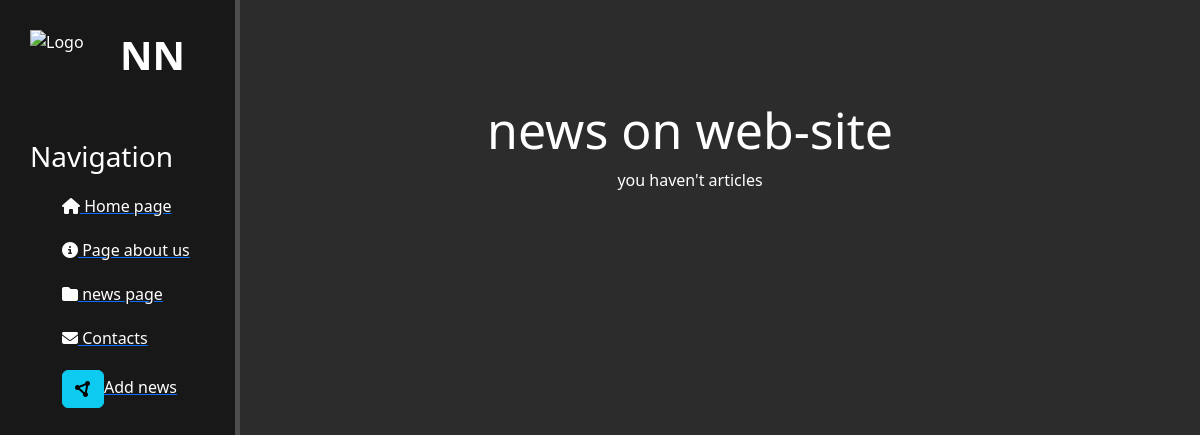
Before: /news/ with the older database file.
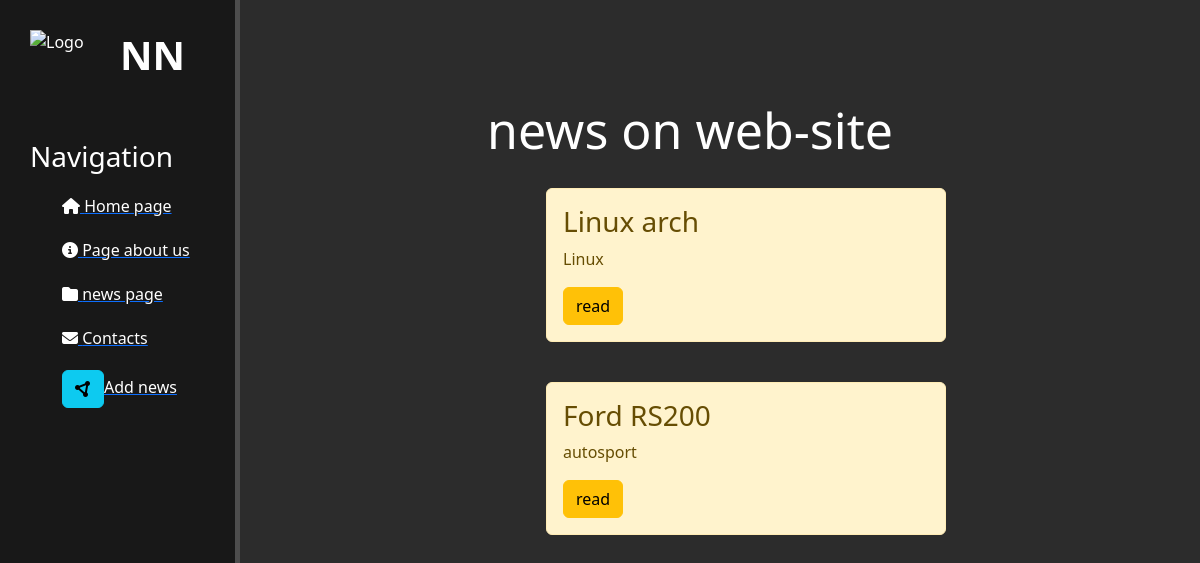
After: the same page with the newer database file.
### news/models.py (models this page shows, shortened)
class Articles(models.Model):
    title = models.CharField(max_length=255)
    anons = models.CharField(max_length=250)
    full_text = models.TextField(blank=True)
    date = models.DateTimeField()
    them = models.ForeignKey('category', on_delete=models.PROTECT, null=True)

### news/views.py (the view)
# urls.py: path('', views.news_home, name='news_home'),
def news_home(request):
    news = Articles.objects.order_by("-date")
    return render(request, 'news/news_home.html', {'news': news})

### news/templates/news/news_home.html (shortened to what this page needs)
{% extends 'main/layout.html' %}
{% block content %}
    <div class="features">
        <h1>news on web-site</h1>
        {% if news %}
        {% for el in news %}
            <div class="alert alert-warning">
                <h3>{{ el.title }}</h3>
                <p>{{ el.anons }}</p>
                <a href="{% url 'news_detail' el.id %}" class="btn btn-warning">read</a>
            </div>
        {% endfor %}
    {% else %}
        <p>you haven't articles</p>
    {% endif %}
    </div>
{% endblock %}

### main/templates/main/layout.html (shortened to what this page needs)
{% load static %}
<!DOCTYPE html>
<html lang="en">
<head>
    <link rel="stylesheet" href="https://cdn.jsdelivr.net/npm/bootstrap@5.2.3/dist/css/bootstrap.min.css">
    <link rel="stylesheet" href="{% static 'main/css/main.css' %}">
<body>
    <aside>
        <img src="{% static 'main/img/logo.svg' %}" alt="Logo">
        <span class="logo">NN</span>
        <h3>Navigation</h3>
        <ul>
            <a href="{% url 'home' %}"><li><i class="fa-solid fa-house"></i> Home page</li></a>
            <a href="{% url 'about' %}"><li><i class="fa-solid fa-circle-info"></i> Page about us</li></a>
            <a href="{% url 'news_home' %}"><li><i class="fa-solid fa-folder"></i> news page</li></a>
            <a href="{% url 'contacts' %}"><li><i class="fa-solid fa-envelope"></i> Contacts</li></a>
            <a href="{% url 'create' %}"><li><button class="btn btn-info"><i class="fa-solid fa-circle-nodes"></i></button>Add news</li></a>
        </ul>
    </aside>
    <main>
    {% block content %}
    {% endblock %}
    </main>
</body>
</html>

### main/static/main/css/main.css (style rules this page uses)
body { background: #2c2c2c; }
aside { float: left; background: #181818; width: 20%; padding: 2.5%; height: 100vh; color: #fff; border-right: 5px solid #4d4d4d; }
aside img { width:80px; float: left; }
aside .logo { font-size: 40px; margin: 10px; font-weight: bold; position: relative; top: -5px; }
aside h3 { margin-top: 50px; font-size: 28px; }
aside ul { list-style: none }
aside ul li { color: #fff; display: block; margin-top: 20px; transition: transform .6s ease; }
main .features { float: left; color: #fff; margin-top: 100px; text-align: center; width: 75%; }
main .features h1 { font-size: 50px; }
.alert-warning { float: left; clear: both; width: 400px; margin: 20px 34%; text-align: left; }

Changed rows visible on the page:
added Articles: title "Linux arch", anons "Linux"
added Articles: title "Ford RS200", anons "autosport"
Other visible differences:
text no longer shown: "you haven't articles"
